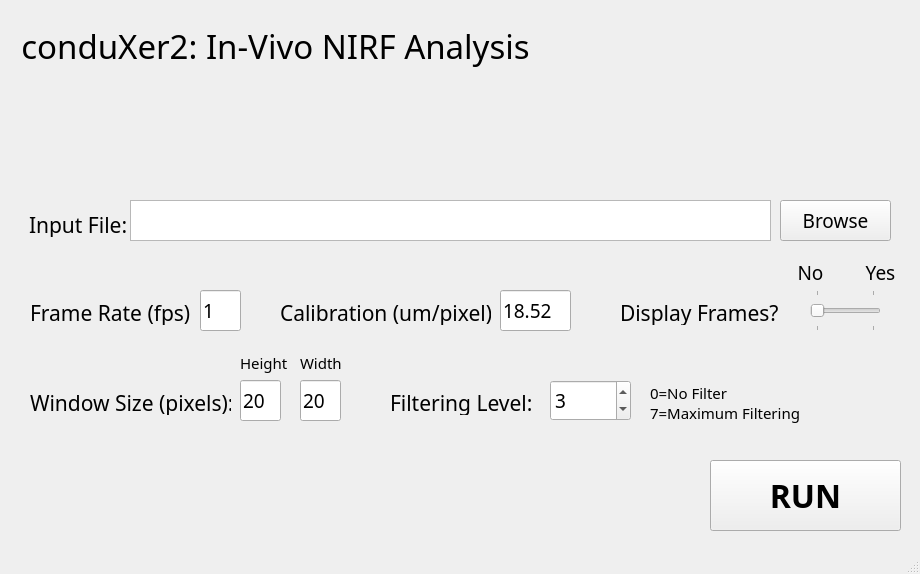
<?xml version="1.0" encoding="UTF-8"?>
<ui version="4.0">
 <class>contraWindow</class>
 <widget class="QMainWindow" name="contraWindow">
  <property name="geometry">
   <rect>
    <x>0</x>
    <y>0</y>
    <width>920</width>
    <height>574</height>
   </rect>
  </property>
  <property name="windowTitle">
   <string>MainWindow</string>
  </property>
  <widget class="QWidget" name="centralwidget">
   <widget class="QLabel" name="titleLabel">
    <property name="geometry">
     <rect>
      <x>10</x>
      <y>20</y>
      <width>531</width>
      <height>51</height>
     </rect>
    </property>
    <property name="font">
     <font>
      <family>Bahnschrift</family>
      <pointsize>25</pointsize>
     </font>
    </property>
    <property name="autoFillBackground">
     <bool>true</bool>
    </property>
    <property name="text">
     <string>conduXer2: In-Vivo NIRF Analysis</string>
    </property>
    <property name="alignment">
     <set>Qt::AlignCenter</set>
    </property>
   </widget>
   <widget class="QLabel" name="inputFileLabel">
    <property name="geometry">
     <rect>
      <x>29</x>
      <y>212</y>
      <width>151</width>
      <height>25</height>
     </rect>
    </property>
    <property name="font">
     <font>
      <family>Bahnschrift</family>
      <pointsize>16</pointsize>
     </font>
    </property>
    <property name="text">
     <string>Input File:</string>
    </property>
    <property name="alignment">
     <set>Qt::AlignLeading|Qt::AlignLeft|Qt::AlignVCenter</set>
    </property>
   </widget>
   <widget class="QListWidget" name="inputFileEntry">
    <property name="geometry">
     <rect>
      <x>130</x>
      <y>200</y>
      <width>641</width>
      <height>41</height>
     </rect>
    </property>
    <property name="sizePolicy">
     <sizepolicy hsizetype="Expanding" vsizetype="Fixed">
      <horstretch>0</horstretch>
      <verstretch>0</verstretch>
     </sizepolicy>
    </property>
    <property name="minimumSize">
     <size>
      <width>0</width>
      <height>20</height>
     </size>
    </property>
    <property name="font">
     <font>
      <family>Bahnschrift</family>
      <pointsize>12</pointsize>
     </font>
    </property>
    <property name="lineWidth">
     <number>1</number>
    </property>
    <property name="iconSize">
     <size>
      <width>0</width>
      <height>0</height>
     </size>
    </property>
    <property name="resizeMode">
     <enum>QListView::Fixed</enum>
    </property>
    <property name="gridSize">
     <size>
      <width>0</width>
      <height>0</height>
     </size>
    </property>
    <property name="batchSize">
     <number>100</number>
    </property>
   </widget>
   <widget class="QPushButton" name="browseButton">
    <property name="geometry">
     <rect>
      <x>780</x>
      <y>200</y>
      <width>111</width>
      <height>41</height>
     </rect>
    </property>
    <property name="font">
     <font>
      <family>Bahnschrift</family>
      <pointsize>14</pointsize>
     </font>
    </property>
    <property name="text">
     <string>Browse</string>
    </property>
   </widget>
   <widget class="QLabel" name="fpsLabel">
    <property name="geometry">
     <rect>
      <x>30</x>
      <y>300</y>
      <width>160</width>
      <height>25</height>
     </rect>
    </property>
    <property name="font">
     <font>
      <family>Bahnschrift</family>
      <pointsize>16</pointsize>
     </font>
    </property>
    <property name="text">
     <string>Frame Rate (fps):</string>
    </property>
    <property name="alignment">
     <set>Qt::AlignLeading|Qt::AlignLeft|Qt::AlignVCenter</set>
    </property>
   </widget>
   <widget class="QLineEdit" name="fpsEntry">
    <property name="geometry">
     <rect>
      <x>200</x>
      <y>290</y>
      <width>41</width>
      <height>41</height>
     </rect>
    </property>
    <property name="sizePolicy">
     <sizepolicy hsizetype="Expanding" vsizetype="Fixed">
      <horstretch>0</horstretch>
      <verstretch>0</verstretch>
     </sizepolicy>
    </property>
    <property name="minimumSize">
     <size>
      <width>0</width>
      <height>20</height>
     </size>
    </property>
    <property name="font">
     <font>
      <family>Bahnschrift Condensed</family>
      <pointsize>14</pointsize>
     </font>
    </property>
    <property name="layoutDirection">
     <enum>Qt::LeftToRight</enum>
    </property>
    <property name="text">
     <string>1</string>
    </property>
    <property name="cursorPosition">
     <number>1</number>
    </property>
   </widget>
   <widget class="QPushButton" name="runButton">
    <property name="geometry">
     <rect>
      <x>710</x>
      <y>460</y>
      <width>191</width>
      <height>71</height>
     </rect>
    </property>
    <property name="font">
     <font>
      <family>Bahnschrift</family>
      <pointsize>24</pointsize>
      <weight>75</weight>
      <bold>true</bold>
     </font>
    </property>
    <property name="text">
     <string>RUN</string>
    </property>
   </widget>
   <widget class="QLabel" name="label">
    <property name="geometry">
     <rect>
      <x>0</x>
      <y>0</y>
      <width>921</width>
      <height>191</height>
     </rect>
    </property>
    <property name="text">
     <string/>
    </property>
    <property name="pixmap">
     <pixmap>images/nirf.png</pixmap>
    </property>
    <property name="scaledContents">
     <bool>true</bool>
    </property>
   </widget>
   <widget class="QLabel" name="calibLabel">
    <property name="geometry">
     <rect>
      <x>280</x>
      <y>300</y>
      <width>211</width>
      <height>25</height>
     </rect>
    </property>
    <property name="font">
     <font>
      <family>Bahnschrift</family>
      <pointsize>16</pointsize>
     </font>
    </property>
    <property name="text">
     <string>Calibration (um/pixel):</string>
    </property>
    <property name="alignment">
     <set>Qt::AlignLeading|Qt::AlignLeft|Qt::AlignVCenter</set>
    </property>
   </widget>
   <widget class="QSlider" name="displayFramesOpt">
    <property name="geometry">
     <rect>
      <x>810</x>
      <y>290</y>
      <width>71</width>
      <height>41</height>
     </rect>
    </property>
    <property name="maximum">
     <number>1</number>
    </property>
    <property name="sliderPosition">
     <number>0</number>
    </property>
    <property name="orientation">
     <enum>Qt::Horizontal</enum>
    </property>
    <property name="tickPosition">
     <enum>QSlider::TicksBothSides</enum>
    </property>
   </widget>
   <widget class="QLabel" name="dispOptNot">
    <property name="geometry">
     <rect>
      <x>790</x>
      <y>260</y>
      <width>41</width>
      <height>25</height>
     </rect>
    </property>
    <property name="font">
     <font>
      <family>Bahnschrift</family>
      <pointsize>14</pointsize>
     </font>
    </property>
    <property name="text">
     <string>No</string>
    </property>
    <property name="alignment">
     <set>Qt::AlignCenter</set>
    </property>
   </widget>
   <widget class="QLabel" name="dispOptYes">
    <property name="geometry">
     <rect>
      <x>860</x>
      <y>260</y>
      <width>41</width>
      <height>25</height>
     </rect>
    </property>
    <property name="font">
     <font>
      <family>Bahnschrift</family>
      <pointsize>14</pointsize>
     </font>
    </property>
    <property name="text">
     <string>Yes</string>
    </property>
    <property name="alignment">
     <set>Qt::AlignCenter</set>
    </property>
   </widget>
   <widget class="QLabel" name="displayFramesLabel">
    <property name="geometry">
     <rect>
      <x>620</x>
      <y>300</y>
      <width>181</width>
      <height>25</height>
     </rect>
    </property>
    <property name="font">
     <font>
      <family>Bahnschrift</family>
      <pointsize>16</pointsize>
     </font>
    </property>
    <property name="text">
     <string>Display Frames?</string>
    </property>
    <property name="alignment">
     <set>Qt::AlignLeading|Qt::AlignLeft|Qt::AlignVCenter</set>
    </property>
   </widget>
   <widget class="QLineEdit" name="calibEntry">
    <property name="geometry">
     <rect>
      <x>500</x>
      <y>290</y>
      <width>71</width>
      <height>41</height>
     </rect>
    </property>
    <property name="sizePolicy">
     <sizepolicy hsizetype="Expanding" vsizetype="Fixed">
      <horstretch>0</horstretch>
      <verstretch>0</verstretch>
     </sizepolicy>
    </property>
    <property name="minimumSize">
     <size>
      <width>0</width>
      <height>20</height>
     </size>
    </property>
    <property name="font">
     <font>
      <family>Bahnschrift Condensed</family>
      <pointsize>14</pointsize>
     </font>
    </property>
    <property name="layoutDirection">
     <enum>Qt::LeftToRight</enum>
    </property>
    <property name="text">
     <string>18.52</string>
    </property>
    <property name="cursorPosition">
     <number>5</number>
    </property>
   </widget>
   <widget class="QLabel" name="filterLabel">
    <property name="geometry">
     <rect>
      <x>390</x>
      <y>390</y>
      <width>160</width>
      <height>25</height>
     </rect>
    </property>
    <property name="font">
     <font>
      <family>Bahnschrift</family>
      <pointsize>16</pointsize>
     </font>
    </property>
    <property name="text">
     <string>Filtering Level:</string>
    </property>
    <property name="alignment">
     <set>Qt::AlignLeading|Qt::AlignLeft|Qt::AlignVCenter</set>
    </property>
   </widget>
   <widget class="QSpinBox" name="filterSpinBox">
    <property name="geometry">
     <rect>
      <x>550</x>
      <y>380</y>
      <width>81</width>
      <height>41</height>
     </rect>
    </property>
    <property name="font">
     <font>
      <family>Bahnschrift</family>
      <pointsize>14</pointsize>
      <kerning>true</kerning>
     </font>
    </property>
    <property name="buttonSymbols">
     <enum>QAbstractSpinBox::UpDownArrows</enum>
    </property>
    <property name="maximum">
     <number>7</number>
    </property>
    <property name="value">
     <number>3</number>
    </property>
   </widget>
   <widget class="QLabel" name="filterLabel_2">
    <property name="geometry">
     <rect>
      <x>650</x>
      <y>380</y>
      <width>161</width>
      <height>25</height>
     </rect>
    </property>
    <property name="font">
     <font>
      <family>Bahnschrift</family>
      <pointsize>11</pointsize>
     </font>
    </property>
    <property name="text">
     <string>0=No Filter</string>
    </property>
    <property name="alignment">
     <set>Qt::AlignLeading|Qt::AlignLeft|Qt::AlignVCenter</set>
    </property>
   </widget>
   <widget class="QLabel" name="filterLabel_3">
    <property name="geometry">
     <rect>
      <x>650</x>
      <y>400</y>
      <width>161</width>
      <height>25</height>
     </rect>
    </property>
    <property name="font">
     <font>
      <family>Bahnschrift</family>
      <pointsize>11</pointsize>
     </font>
    </property>
    <property name="text">
     <string>7=Maximum Filtering</string>
    </property>
    <property name="alignment">
     <set>Qt::AlignLeading|Qt::AlignLeft|Qt::AlignVCenter</set>
    </property>
   </widget>
   <widget class="QLabel" name="windowLabel">
    <property name="geometry">
     <rect>
      <x>30</x>
      <y>390</y>
      <width>201</width>
      <height>25</height>
     </rect>
    </property>
    <property name="font">
     <font>
      <family>Bahnschrift</family>
      <pointsize>16</pointsize>
     </font>
    </property>
    <property name="text">
     <string>Window Size (pixels):</string>
    </property>
    <property name="alignment">
     <set>Qt::AlignLeading|Qt::AlignLeft|Qt::AlignVCenter</set>
    </property>
   </widget>
   <widget class="QLineEdit" name="winH">
    <property name="geometry">
     <rect>
      <x>240</x>
      <y>380</y>
      <width>41</width>
      <height>41</height>
     </rect>
    </property>
    <property name="sizePolicy">
     <sizepolicy hsizetype="Expanding" vsizetype="Fixed">
      <horstretch>0</horstretch>
      <verstretch>0</verstretch>
     </sizepolicy>
    </property>
    <property name="minimumSize">
     <size>
      <width>0</width>
      <height>20</height>
     </size>
    </property>
    <property name="font">
     <font>
      <family>Bahnschrift Condensed</family>
      <pointsize>14</pointsize>
     </font>
    </property>
    <property name="layoutDirection">
     <enum>Qt::LeftToRight</enum>
    </property>
    <property name="text">
     <string>20</string>
    </property>
    <property name="cursorPosition">
     <number>2</number>
    </property>
   </widget>
   <widget class="QLineEdit" name="winW">
    <property name="geometry">
     <rect>
      <x>300</x>
      <y>380</y>
      <width>41</width>
      <height>41</height>
     </rect>
    </property>
    <property name="sizePolicy">
     <sizepolicy hsizetype="Expanding" vsizetype="Fixed">
      <horstretch>0</horstretch>
      <verstretch>0</verstretch>
     </sizepolicy>
    </property>
    <property name="minimumSize">
     <size>
      <width>0</width>
      <height>20</height>
     </size>
    </property>
    <property name="font">
     <font>
      <family>Bahnschrift Condensed</family>
      <pointsize>14</pointsize>
     </font>
    </property>
    <property name="layoutDirection">
     <enum>Qt::LeftToRight</enum>
    </property>
    <property name="text">
     <string>20</string>
    </property>
    <property name="cursorPosition">
     <number>2</number>
    </property>
   </widget>
   <widget class="QLabel" name="hLabel">
    <property name="geometry">
     <rect>
      <x>240</x>
      <y>350</y>
      <width>51</width>
      <height>25</height>
     </rect>
    </property>
    <property name="font">
     <font>
      <family>Bahnschrift</family>
      <pointsize>11</pointsize>
     </font>
    </property>
    <property name="text">
     <string>Height</string>
    </property>
    <property name="alignment">
     <set>Qt::AlignLeading|Qt::AlignLeft|Qt::AlignVCenter</set>
    </property>
   </widget>
   <widget class="QLabel" name="wLabel">
    <property name="geometry">
     <rect>
      <x>300</x>
      <y>350</y>
      <width>51</width>
      <height>25</height>
     </rect>
    </property>
    <property name="font">
     <font>
      <family>Bahnschrift</family>
      <pointsize>11</pointsize>
     </font>
    </property>
    <property name="text">
     <string>Width</string>
    </property>
    <property name="alignment">
     <set>Qt::AlignLeading|Qt::AlignLeft|Qt::AlignVCenter</set>
    </property>
   </widget>
   <zorder>inputFileLabel</zorder>
   <zorder>inputFileEntry</zorder>
   <zorder>browseButton</zorder>
   <zorder>fpsLabel</zorder>
   <zorder>fpsEntry</zorder>
   <zorder>runButton</zorder>
   <zorder>label</zorder>
   <zorder>titleLabel</zorder>
   <zorder>calibLabel</zorder>
   <zorder>displayFramesOpt</zorder>
   <zorder>dispOptNot</zorder>
   <zorder>dispOptYes</zorder>
   <zorder>displayFramesLabel</zorder>
   <zorder>calibEntry</zorder>
   <zorder>filterLabel</zorder>
   <zorder>filterSpinBox</zorder>
   <zorder>filterLabel_2</zorder>
   <zorder>filterLabel_3</zorder>
   <zorder>windowLabel</zorder>
   <zorder>winH</zorder>
   <zorder>winW</zorder>
   <zorder>hLabel</zorder>
   <zorder>wLabel</zorder>
  </widget>
  <widget class="QMenuBar" name="menubar">
   <property name="geometry">
    <rect>
     <x>0</x>
     <y>0</y>
     <width>920</width>
     <height>21</height>
    </rect>
   </property>
  </widget>
  <widget class="QStatusBar" name="statusbar"/>
 </widget>
 <resources/>
 <connections/>
</ui>
